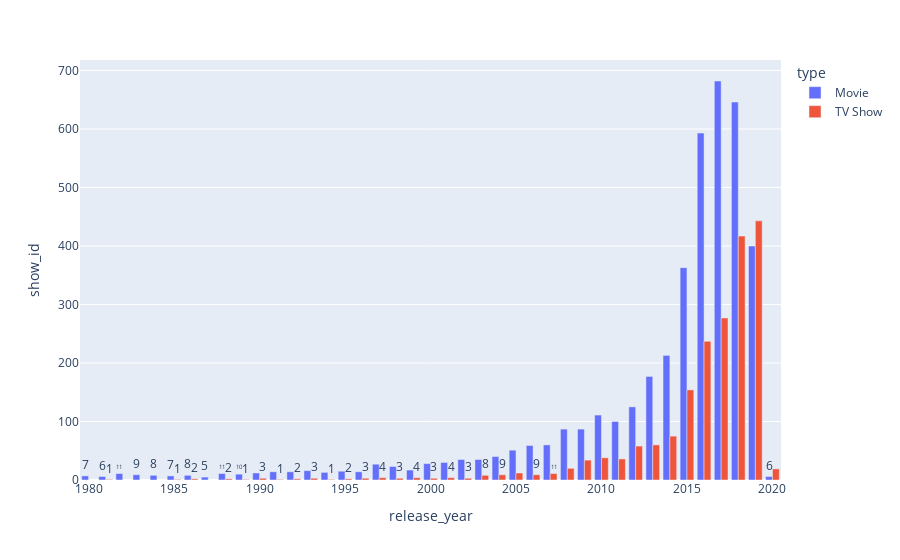

The cell this chart's notebook holds for it:
### Markdown cell above
NO OF MOVIES AND TVSHOWS RELEASED AFTER 1980

### Code cell
#group by is used for grouping the two columns for plotting show_id and releasing year
#with the help of plotly the bar chart between show_id and release_year
data_plot = data[data.release_year >= 1980].groupby(['release_year', 'type'])['show_id'].count().reset_index()
fig = px.bar(data_plot, x="release_year", y="show_id", color="type", barmode="group", text='show_id')
fig.show()

### Figure 1 — Plotly figure (JSON) as saved in the notebook; plotly's stock layout.template omitted (floating-point values rounded to 4 significant figures)
{"data": [{"alignmentgroup": "True", "hovertemplate": "type=Movie<br>release_year=%{x}<br>show_id=%{text}<extra></extra>", "legendgroup": "Movie", "marker": {"color": "#636efa"}, "name": "Movie", "offsetgroup": "Movie", "orientation": "v", "showlegend": true, "text": [7, 6, 11, 9, 8, 7, 8, 5, 11, 10, 12, 14, 14, 16, 13, 15, 14, 27, 23, 17, 28, 30, 35, 35, 40, 51, 59, 60, 87, 87, 111, 100, 125, 177, 213, 363, 593, 682, 646, 400, 6], "textposition": "auto", "type": "bar", "x": [1980, 1981, 1982, 1983, 1984, 1985, 1986, 1987, 1988, 1989, 1990, 1991, 1992, 1993, 1994, 1995, 1996, 1997, 1998, 1999, 2000, 2001, 2002, 2003, 2004, 2005, 2006, 2007, 2008, 2009, 2010, 2011, 2012, 2013, 2014, 2015, 2016, 2017, 2018, 2019, 2020], "xaxis": "x", "y": [7, 6, 11, 9, 8, 7, 8, 5, 11, 10, 12, 14, 14, 16, 13, 15, 14, 27, 23, 17, 28, 30, 35, 35, 40, 51, 59, 60, 87, 87, 111, 100, 125, 177, 213, 363, 593, 682, 646, 400, 6], "yaxis": "y"}, {"alignmentgroup": "True", "hovertemplate": "type=TV Show<br>release_year=%{x}<br>show_id=%{text}<extra></extra>", "legendgroup": "TV Show", "marker": {"color": "#EF553B"}, "name": "TV Show", "offsetgroup": "TV Show", "orientation": "v", "showlegend": true, "text": [1, 1, 2, 2, 1, 3, 1, 2, 3, 1, 2, 3, 4, 3, 4, 3, 4, 3, 8, 9, 12, 9, 11, 20, 34, 38, 36, 58, 60, 75, 154, 237, 277, 417, 443, 19], "textposition": "auto", "type": "bar", "x": [1981, 1985, 1986, 1988, 1989, 1990, 1991, 1992, 1993, 1994, 1995, 1996, 1997, 1998, 1999, 2000, 2001, 2002, 2003, 2004, 2005, 2006, 2007, 2008, 2009, 2010, 2011, 2012, 2013, 2014, 2015, 2016, 2017, 2018, 2019, 2020], "xaxis": "x", "y": [1, 1, 2, 2, 1, 3, 1, 2, 3, 1, 2, 3, 4, 3, 4, 3, 4, 3, 8, 9, 12, 9, 11, 20, 34, 38, 36, 58, 60, 75, 154, 237, 277, 417, 443, 19], "yaxis": "y"}], "layout": {"barmode": "group", "legend": {"title": {"text": "type"}, "tracegroupgap": 0}, "margin": {"t": 60}, "xaxis": {"anchor": "y", "domain": [0, 1], "title": {"text": "release_year"}}, "yaxis": {"anchor": "x", "domain": [0, 1], "title": {"text": "show_id"}}}}
